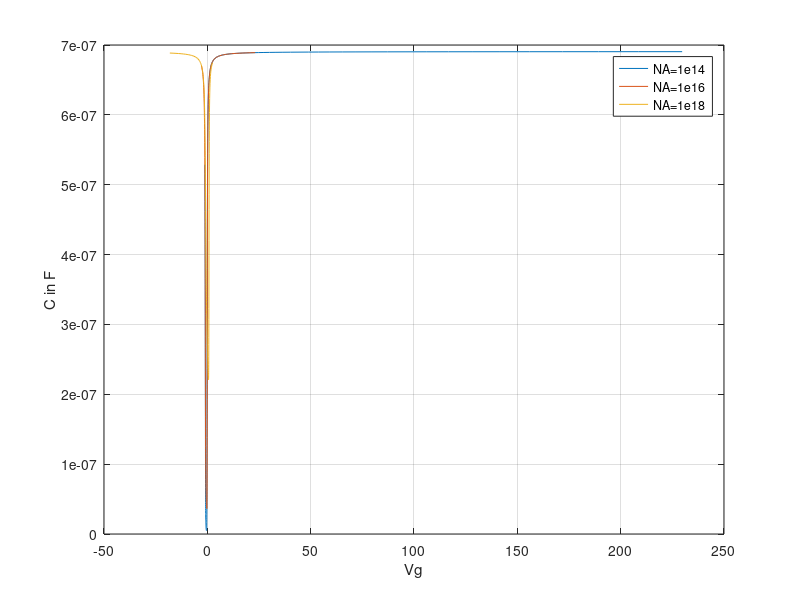

The MATLAB script that drew this image:
%parameters
epsilon=8.854*10^-14; %F/cm^2
epsilonsi=11.8;
epsilonox=3.9;
epsi=epsilon*epsilonsi;
epox=epsilon*epsilonox;
k=1.38*10^-23; %J/K Boltzmann Constant
T=300; %Kelvin
ni=10^10;
tox=5*10^-7; %cm
Cox=epox/tox;
q=1.6*10^-19;
k1=q/(k*T); 
NA=10^14; %cm^-3

for i=1:3
k2=ni^2/NA^2;
phif=(1/k1)*log(NA/ni);
Eg=1.1;
Vfb=-(Eg/2+phif);
coeff=sqrt(2*epsi*k*T*NA);

psi=linspace(-0.25,1.1,270);

%taking derivative manually and putting the expression
Cs_express=-(coeff.*(((exp(-k1.*psi)+psi.*k1-1)+k2.*(exp(k1.*psi)-psi.*k1-1)).^(-0.5)).*((-k1.*exp(-k1.*psi)+k1)+k2.*(k1.*exp(k1.*psi)-k1)))./2;
Cs_express(51:270)=-Cs_express(51:270);
C1_express=((1./Cox)+(1./Cs_express));
C_express=1./C1_express;

%calculating charge
Q=coeff.*(((exp(-k1.*psi)+psi.*k1-1)+k2.*(exp(k1.*psi)-psi.*k1-1)).^0.5);
Q(51:270)=-Q(51:270);
Vg=Vfb+psi-(Q./Cox);
NA=NA*100;
figure(412);

plot(Vg, C_express); 
%plot(Vg, C_express./Cox);
hold on;
end

legend('NA=1e14', 'NA=1e16', 'NA=1e18')
hold off;
xlabel("Vg");
%ylabel("C/Cox"); 
ylabel("C in F");
grid on;

